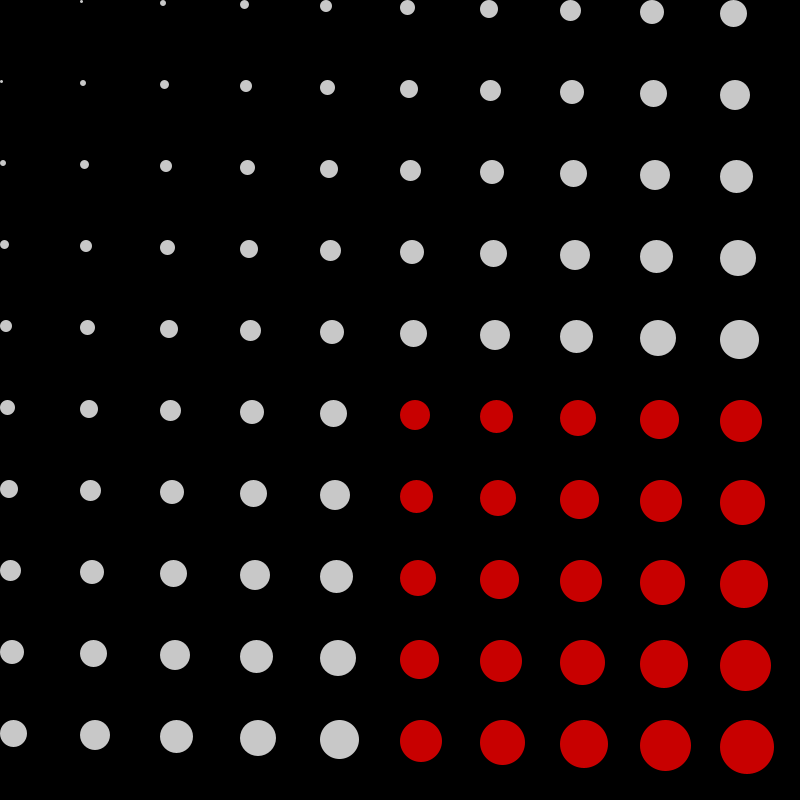
Frame 1 (no input)
Frame 60 (the mouse pressed at the canvas centre just before this capture): identical to frame 1, image omitted
Frame 120 (the mouse held since frame 60 and released just before this capture): identical to frame 1, image omitted

The Processing sketch that drew this single still picture (run headless with seeded random() and noise(); from frame 60 on, the mouse is pressed at the canvas centre):

// Processing sketch: sketch_181011c
// ── sketch_181011c.pde
int gridW = 10;
int gridH = 10;

boolean[][] isRed = new boolean[gridW][gridH];
float[][] s = new float [gridW][gridH];

void setup() {
  size(800, 800);
  noStroke();
  for (int i = 0; i < gridW; i++) {
    for (int j = 0; j < gridH; j++) {
      
      if (i >= gridW/2 && j >= gridH/2) {
        isRed[i][j] = true;
      } else {
        isRed[i][j] = false;
      }
    }
  }
}

void draw() {
  background(0);
  for (int i = 0; i < gridW; i++) {
    for (int j = 0; j < gridH; j++) {
      s[i][j]=(i+j)*3;
      
      if (isRed[i][j] == true) {
        fill(200, 0, 0);
      } else {
        fill(200, 200, 200);
      }
      //float w = width/gridW;
      //float h = height/gridH;
      float xPos = i * width/gridW + s[i][j]/2;
      float yPos = j * height/gridH + s[i][j]/2;
      
      ellipse(xPos, yPos, s[i][j], s[i][j]);
    }
  }
}
